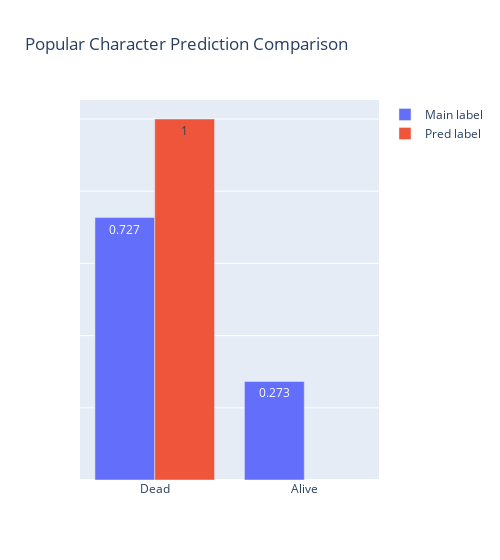
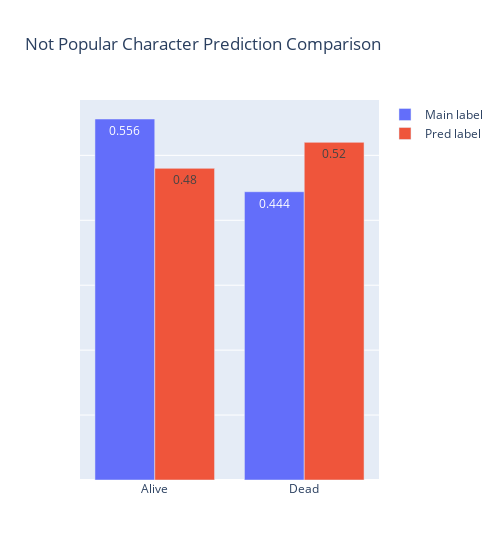

The cell these charts' notebook holds for them, in order:
### Code cell
gp = grouper('isPopular')
sep_plot(gp[0], gp[1], 'isPopular', 'Popular', 'Not Popular')

### Figure 1 — Plotly figure (JSON) as saved in the notebook; plotly's stock layout.template omitted (floating-point values rounded to 4 significant figures)
{"data": [{"name": "Main label", "text": [0.727, 0.273], "type": "bar", "x": ["Dead", "Alive"], "y": [0.727, 0.273]}, {"name": "Pred label", "text": [1], "type": "bar", "x": ["Dead"], "y": [1]}], "layout": {"barmode": "group", "title": {"text": "Popular Character Prediction Comparison"}, "width": 500, "yaxis": {"showticklabels": false}}}

### Figure 2 — Plotly figure (JSON) as saved in the notebook; plotly's stock layout.template omitted (floating-point values rounded to 4 significant figures)
{"data": [{"name": "Main label", "text": [0.556, 0.444], "type": "bar", "x": ["Alive", "Dead"], "y": [0.556, 0.444]}, {"name": "Pred label", "text": [0.52, 0.48], "type": "bar", "x": ["Dead", "Alive"], "y": [0.52, 0.48]}], "layout": {"barmode": "group", "title": {"text": "Not Popular Character Prediction Comparison"}, "width": 500, "yaxis": {"showticklabels": false}}}
